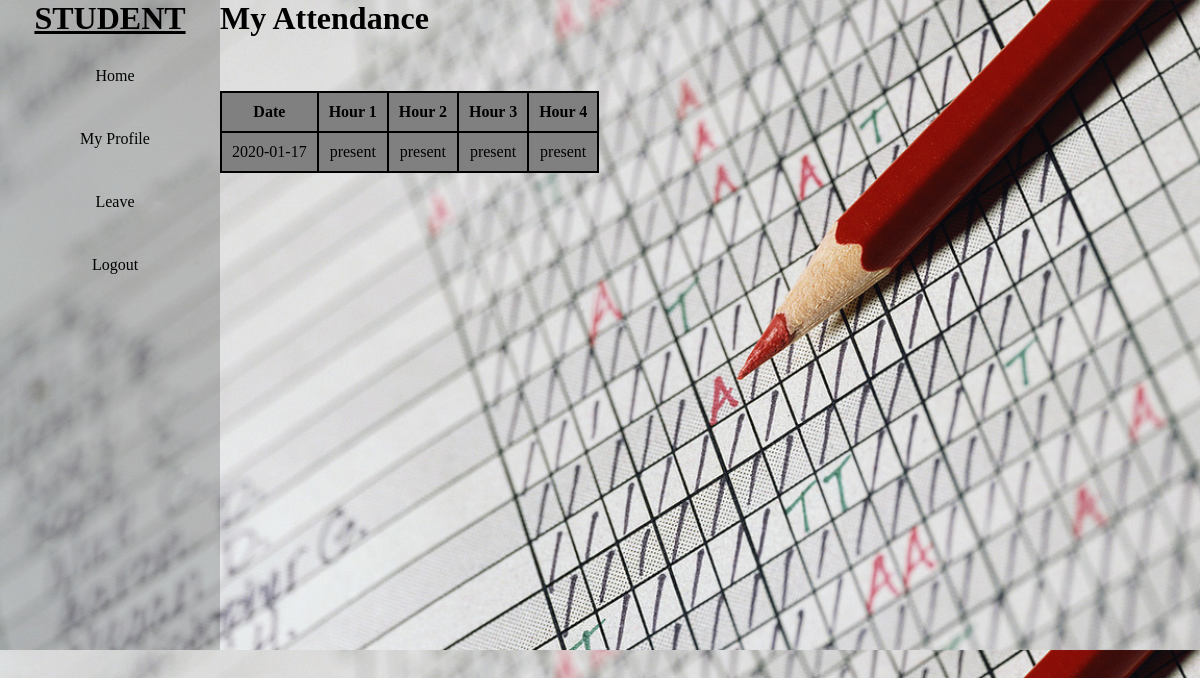
Screenshot of /viewmyattndc.php (signed in) with the database file from the repository.
### tables this page shows
CREATE TABLE `attendance` (
  `Id` int(11) NOT NULL,
  `Date` date NOT NULL,
  `Sid` int(11) NOT NULL,
  `Name` varchar(20) NOT NULL,
  `Batch` varchar(20) NOT NULL,
  `Status_h1` varchar(20) NOT NULL,
  `Status_h2` varchar(20) NOT NULL,
  `Status_h3` varchar(20) NOT NULL,
  `Status_h4` varchar(20) NOT NULL
);

### viewmyattndc.php (the view, shortened to what this page needs)
<!DOCTYPE html>
<html>
	<head>
		<link rel="stylesheet" href="css/style.css">
	</head>
		<body class="bi">
		<div class="display">
		<div class="navbar">
			<h1><u>STUDENT</u></h1>
			<ul>
				<li> <a href="studenthome.php">Home</a></li>
				<li> <a href="#">My Profile</a>
				</li>
				<li> <a href="#">Leave</a>
				</li>
				<li><a href="login.php">Logout</a></li>
			</ul>
		</div>
		<div>
			<h1>My Attendance</h1><br><br><br>
			<table>
				<thead>
					<tr>
						<th>Date</th>
						<th>Hour 1</th>
						<th>Hour 2</th>
						<th>Hour 3</th>
						<th>Hour 4</th>
					</tr>
				</thead>
				<tbody>
					<?php
							require_once 'connection.php';
							$var=$_SESSION['Sid'];
							$sql="select * from attendance where Sid=$var";
							$result=mysqli_query($conn,$sql);
							while($row=mysqli_fetch_assoc($result))
							{
						?>
					<tr>
						<td><?php echo $row['Date'];?></td>
						<td><?php echo $row['Status_h1'];?></td>
						<td><?php echo $row['Status_h2'];?></td>
						<td><?php echo $row['Status_h3'];?></td>
						<td><?php echo $row['Status_h4'];?></td>
					</tr>
					<?php
							}
							?>
				</tbody>
			</table>
		</div>
	</div>
	</body>
</html>

### css/style.css (style rules this page uses)
* { margin:0px; padding:0px; box-sizing:border-box; }
.bi { background-image:url("../img/3.jpg"); background-size:cover; }
.navbar { text-align:center; background-color:rgba(38, 39, 35, 0.233); width:220px; height:650px; }
.navbar ul { list-style:none; display:block; }
.navbar ul li { text-align:center; width:200px; padding:15px; margin:15px; border-radius: 10px; }
.navbar ul li a { text-decoration:none; color:black; }
.display { display: inline-flex; }

### viewmyattndc.php (style rules this page uses)
table,td,th { border: 2px solid black;border-collapse: collapse;background-color: grey;text-align: center;padding:10px; }

### rows the page displays
attendance: Date "2020-01-17", Status_h1 "present", Status_h2 "present", Status_h3 "present", Status_h4 "present"
